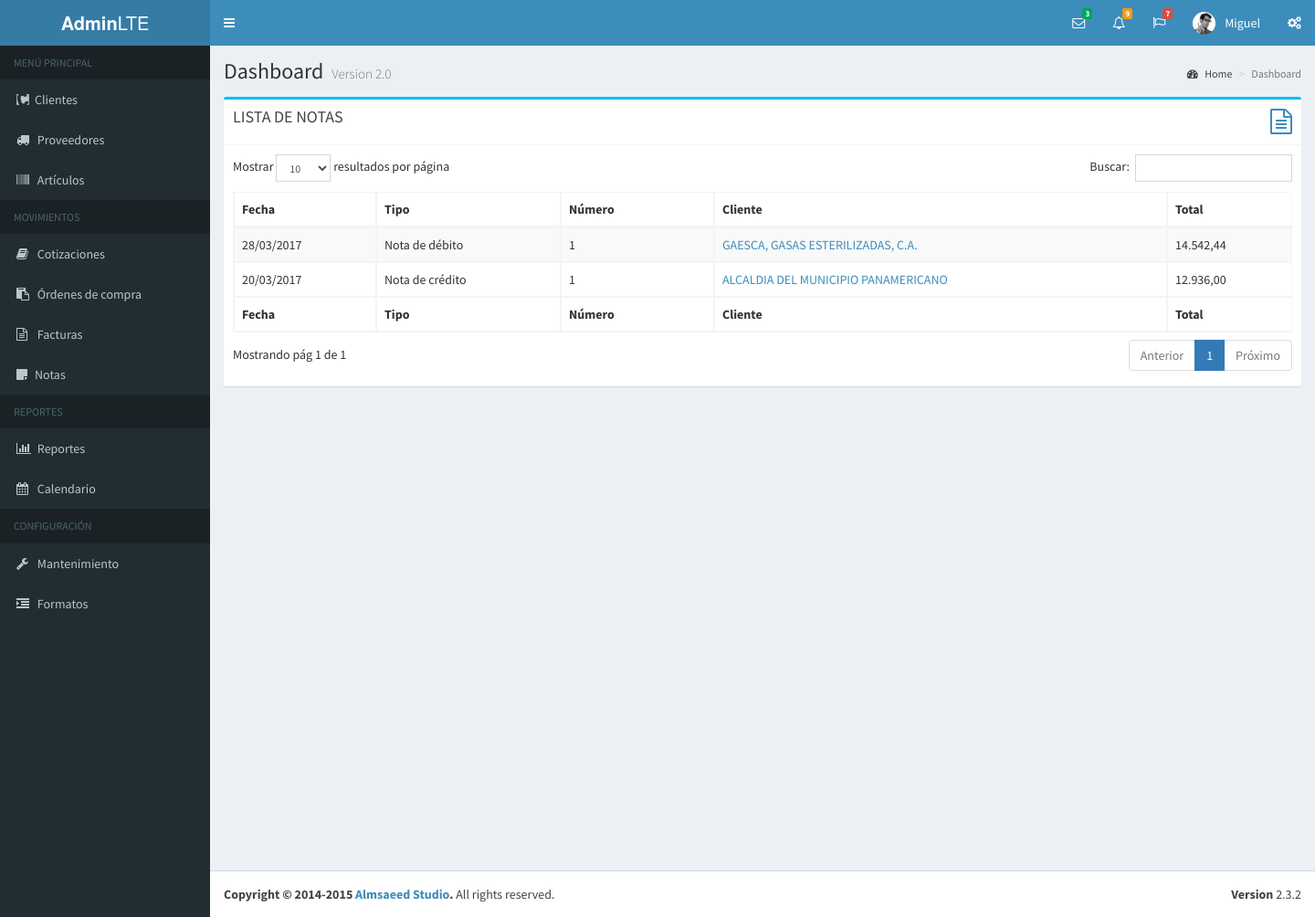
The app's page /notas.php (signed in), older data.
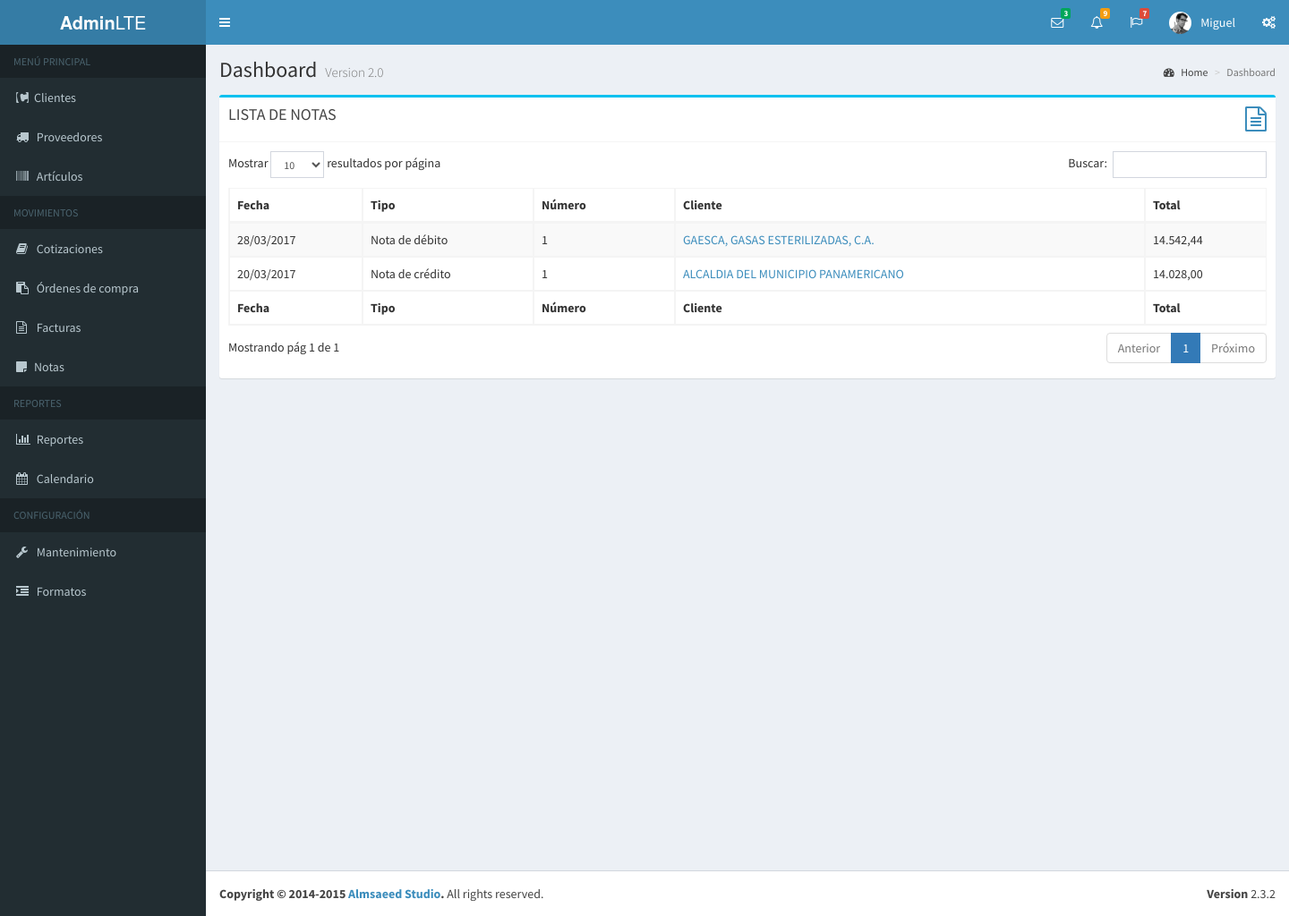
The same page, newer data.
### tables this page shows
CREATE TABLE IF NOT EXISTS `nota` (
  `idNota` int(5) NOT NULL AUTO_INCREMENT,
  `numero` int(5) DEFAULT NULL,
  `idCliente` int(7) DEFAULT NULL,
  `fecha_emision` datetime DEFAULT NULL,
  `fecha_registro` datetime DEFAULT NULL,
  `fecha_modificacion` datetime DEFAULT NULL,
  `fecha_anulacion` datetime DEFAULT NULL,
  `tipo` varchar(15) DEFAULT NULL,
  `idFactura` int(2) DEFAULT NULL,
  `estado` varchar(20) DEFAULT NULL,
  `idVendedor` int(1) DEFAULT NULL,
  `iva` decimal(10,2) DEFAULT NULL,
  `SubTotal` varchar(9) DEFAULT NULL,
  `ISV` varchar(9) DEFAULT NULL,
  `Total` varchar(10) DEFAULT NULL,
  `idPedido` int(7) DEFAULT NULL,
  `concepto` varchar(120) DEFAULT NULL,
  `tipo_concepto` varchar(20) DEFAULT NULL,
  `introduccion` varchar(150) DEFAULT NULL,
  `Observaciones` varchar(50) DEFAULT NULL,
  `Observaciones1` varchar(50) DEFAULT NULL,
  `Observaciones2` varchar(50) DEFAULT NULL,
  `Observaciones3` varchar(50) DEFAULT NULL,
  `Cancelado` varchar(9) DEFAULT NULL,
  `idUsuario` int(11) DEFAULT NULL,
  PRIMARY KEY (`idNota`),
  KEY `idUsuario` (`idUsuario`)
);

CREATE TABLE IF NOT EXISTS `cliente` (
  `IdCliente` int(7) NOT NULL,
  `idCliente2` int(5) NOT NULL AUTO_INCREMENT,
  `Nombre` varchar(51) NOT NULL,
  `Rif` varchar(13) NOT NULL,
  `pcontacto` varchar(50) DEFAULT NULL,
  `Nit` int(11) DEFAULT NULL,
  `direccion1` varchar(100) DEFAULT NULL,
  `direccion2` varchar(100) DEFAULT NULL,
  `Ciudad` varchar(30) DEFAULT NULL,
  `telefono1` varchar(20) DEFAULT NULL,
  `telefono2` varchar(20) DEFAULT NULL,
  `IdZona` int(1) DEFAULT NULL,
  `CodPos` varchar(12) DEFAULT NULL,
  `IdCondicion` int(2) DEFAULT NULL,
  `VigCre` varchar(10) DEFAULT NULL,
  `MonCre` int(1) DEFAULT NULL,
  `IdVendedor` int(1) DEFAULT NULL,
  `PagWeb` varchar(30) DEFAULT NULL,
  `Email` varchar(30) DEFAULT NULL,
  `IdCodContab` int(1) DEFAULT NULL,
  `NroPrecio` int(1) DEFAULT NULL,
  `AccionSql` varchar(4) DEFAULT NULL,
  PRIMARY KEY (`idCliente2`)
);

### bd/data-usuario.php (called while the page is built, shortened)
<?php
	function obtenerUsuarioPorId( $idu, $dbh ){
		$sql = "select * from usuario where idUsuario = $idu";
		$data_user = mysql_fetch_array( mysql_query ( $sql, $dbh ) );
		return $data_user;
	}
?>

### bd/data-nota.php (called while the page is built, shortened)
<?php
	function obtenerListaNotas( $link, $idu ){
		$lista_c = array();
		$q = "Select N.IdNota as id, N.tipo as tipo, N.numero as numero, C.Nombre as cliente,
		date_format(N.fecha_emision,'%d/%m/%Y') as Fecha, N.total as Total from nota N, cliente C
		where N.IdCliente = C.IdCliente2 and idUsuario = $idu order by N.fecha_emision desc";
		$data = mysql_query( $q, $link );
		while( $c = mysql_fetch_array( $data ) ){
			$lista_c[] = $c;
		}
		return $lista_c;
	}

### subforms/tablas/tabla_notas.php (the view, shortened to what this page needs)
<?php
	$notas = obtenerListaNotas( $dbh, $usuario["idUsuario"] );
  function ttNota($tipo){
    $t = array("nota_entrega" => "Nota de entrega",
              "nota_credito" => "Nota de crédito",
              "nota_debito" => "Nota de débito"
    );
    return $t[$tipo];
  }
?>
<table id="lnotas" class="table table-bordered table-striped">
    <thead>
      <tr>
        <th>Fecha</th><th>Tipo</th><th>Número</th><th>Cliente</th><th>Total</th>
      </tr>
    </thead>
    <tbody>
        <?php foreach( $notas as $n ){?>
        <tr>
            <td> <?php echo $n["Fecha"];?> </td>
            <td> <?php echo ttNota( $n["tipo"] ) ;?> </td>
            <td><?php echo $n["numero"];?> </td>
            <td> <a href="documento.php?tipo_documento=nota&tn=<?php echo $n["tipo"]; ?>&id=<?php echo $n["id"]; ?>">
                  <?php echo $n["cliente"]; ?>
                 </a> </td>
            <td> <?php echo number_format( $n["Total"], 2, ",", "." ); ?> </td>
        </tr>
        <?php } ?>
    </tbody>
    <tfoot>
        <tr>
            <th>Fecha</th><th>Tipo</th><th>Número</th><th>Cliente</th><th>Total</th>
        </tr>
    </tfoot>
</table>

Row changes from the older to the newer data that the page shows:
changed nota "Nota de crédito": Total "12.936,00" → "14.028,00"
